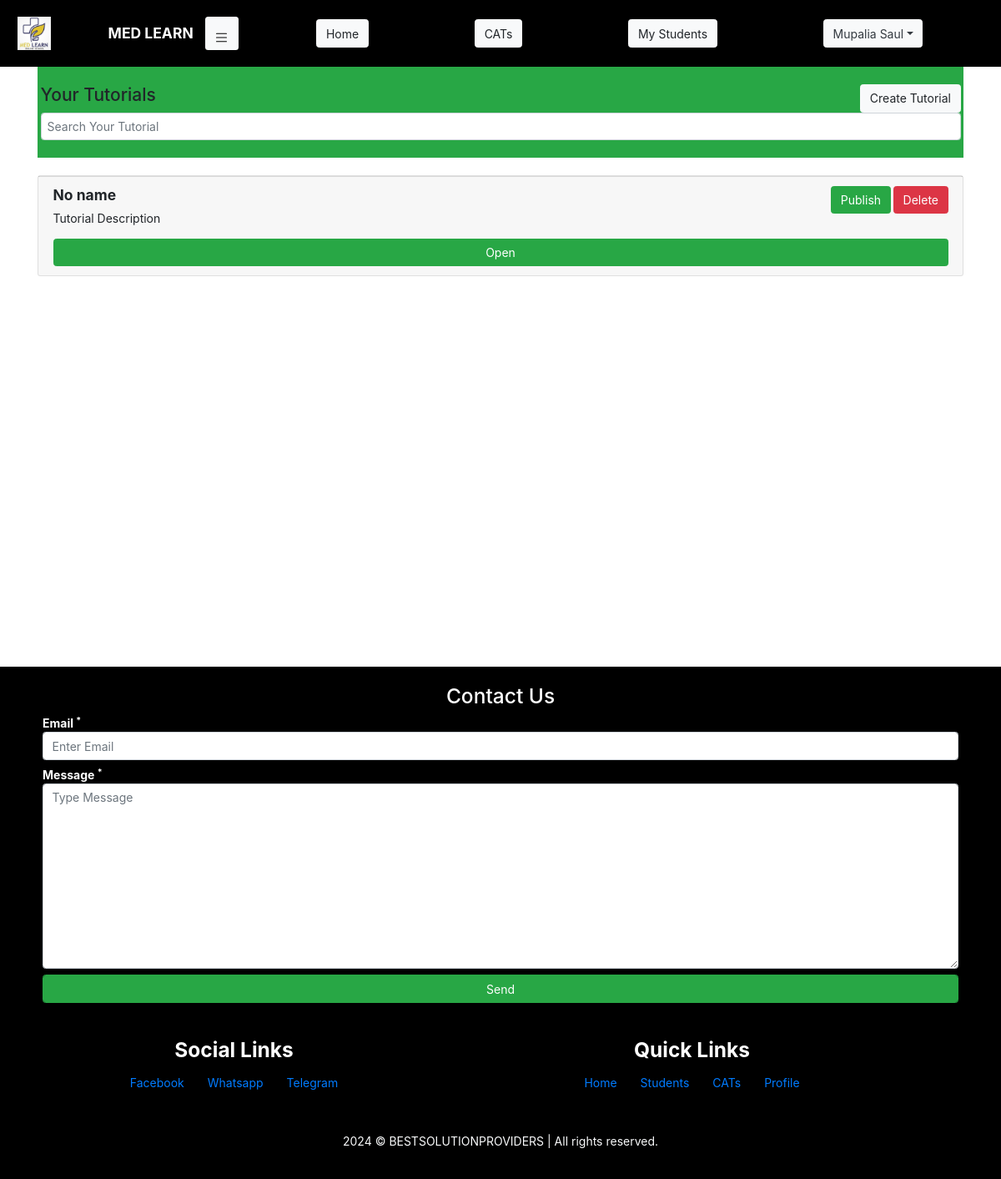
/Author/Dashboard/ (signed in), run on an earlier commit of the app's database.
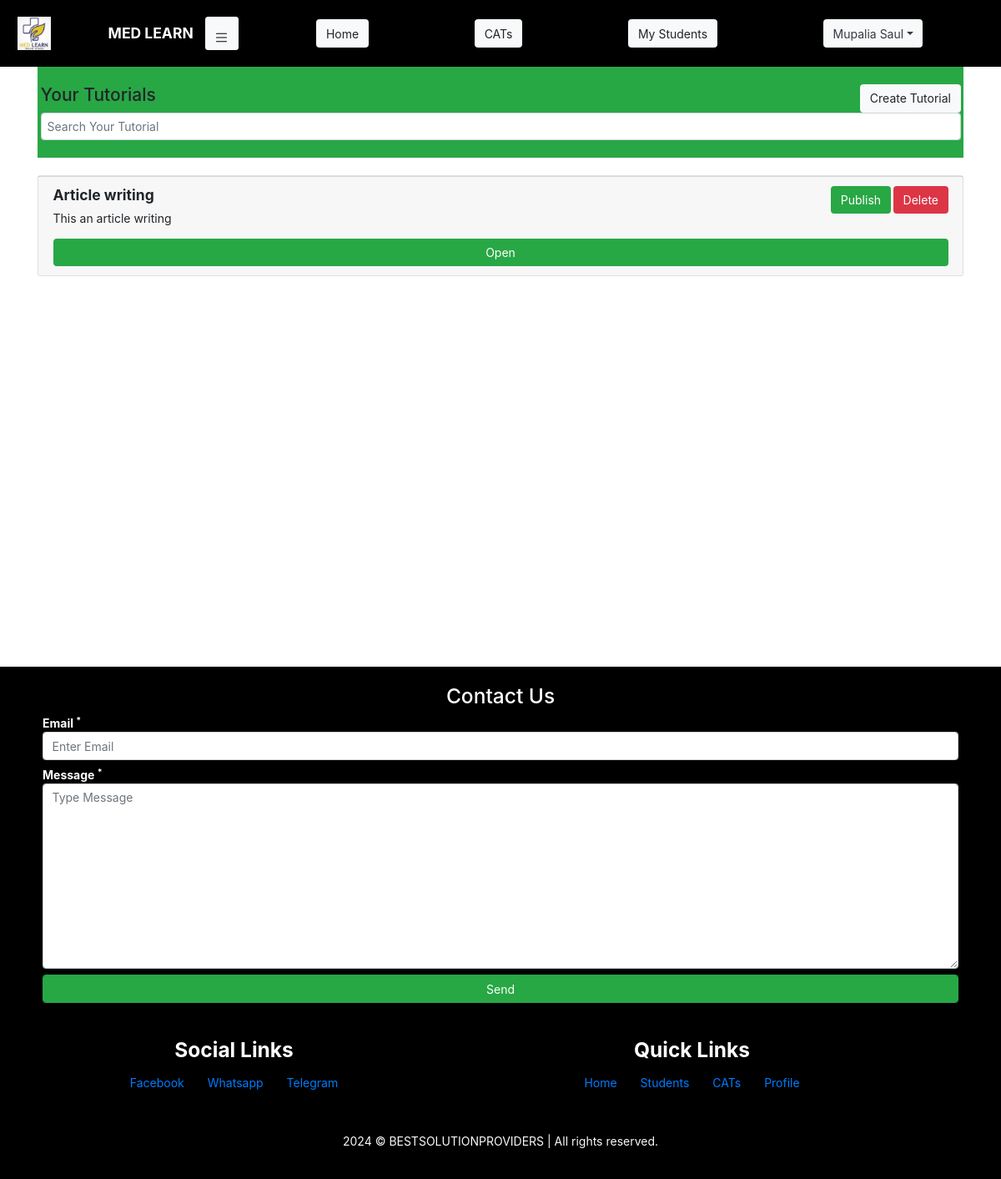
And on a later commit of the database.
### student/models.py (models this page shows, shortened)
class User(AbstractUser):
    phone = models.PositiveIntegerField(null=True, unique=True)
    are_you_a_student = models.BooleanField(default=True)

class Tutorial(models.Model):
    user = models.ForeignKey(User, null=True, on_delete=models.CASCADE)
    name = models.CharField(max_length=255, null=True, )
    description = models.TextField(max_length=250, null=True, )
    is_published = models.BooleanField(default=False)

### author/views.py (the view)
# urls.py: path('Dashboard/', views.dashboard_index_author, name='author-dashboard-url'),
@login_required(login_url='home-url')
def dashboard_index_author(request):
    user = User.objects.get(id=request.user.id)
    if not user.are_you_a_student:
        my_tutorials = Tutorial.objects.filter(
            user_id=request.user.id
        )
        context = {
            'my_tutorials': my_tutorials,
        }
        return render(request, 'author/index.html', context)
    else:
        messages.error(request, "Logged in as Student!")
        return redirect('student-dashboard-url')

### templates/author/index.html (shortened to what this page needs)
{% load static %}
<!DOCTYPE html>
<html lang="en">
<head>
    <link rel="stylesheet" href="{% static 'css/global.css' %}">
    <link rel="stylesheet" href="{% static 'css/student-index.css' %}">
    <link rel="stylesheet" href="{% static 'bootstrap/css/bootstrap.css' %}">
</head>
<body class="">
{% include 'author/header.html' %}
{% if my_tutorials %}
    <section class="tutorial-container container">
        <div class="tutorial-container-header bg-success pt-4 pb-4 pr-1 pl-1">
            <h4>
                Your Tutorials
                <button id="create-tutorial-pop-up-show-btn" class="float-right btn btn-light">Create Tutorial</button>
            </h4>
            <input class="p-2 form-control" type="text" id="search" placeholder="Search Your Tutorial">
        </div>
        <div class="tutorial-container-card-holder flex pt-4 pb-4">
            {% for tutorial in my_tutorials %}
                <div class="card">
                    <div class="card-footer">
                        <h5 class="font-weight-bolder">
                            {{ tutorial.name }}
                            {% if tutorial.is_published %}
                                <a class="btn btn-danger float-right" href="{% url 'conceal-publish-tutorial-url' tutorial.id %}">Conceal</a>
                            {% else %}
                                <a class="btn btn-danger float-right ml-1" href="{% url 'delete-tutorial-url' tutorial.id %}">Delete</a>
                                <a class="btn btn-success float-right" href="{% url 'conceal-publish-tutorial-url' tutorial.id %}">Publish</a>
                            {% endif %}
                        </h5>
                        <p>{{ tutorial.description|slice:":100" }}{% if tutorial.description|length > 100 %}...{% endif %}</p>
                        <a class="btn btn-success w-100" href="{% url 'author-tutorial-url' tutorial.id %}">Open</a>
                    </div>
                </div>
            {% endfor %}
        </div>
    </section>
{% else %}
    <h3 class="text-center w-100">You have not published any tutorial.</h3>
    <div class="w-100 d-flex">
        <button id="create-tutorial-pop-up-show-btn" class="btn btn-secondary m-auto">Create Tutorial</button>    </div>
{% endif %}
{% include 'footer.html' %}
</body>
</html>

### templates/author/header.html (shortened to what this page needs)
{% load static %}
<link rel="stylesheet" href="{% static 'css/student-nav.css' %}">
{% if request.user.is_authenticated %}
<section id="header" class="header d-flex">
    <nav id="nav-horizontal" class="nav-horizontal pl-4 row">
        <div id="nav-horizontal-logo-brand-holder" class="logo-nav-brand-holder col-sm-12 col-md-3 d-flex ">
            <img class="logo" src="{% static 'images/logo.jpg' %}" alt="" sizes="" srcset="">
            <p class="navbar-brand flex-grow-1 pr-3">MED LEARN</p>
            <button id="nav-vertical-show-toggler" class="nav-toggler btn btn-light">
                <img class="w-100" src="{% static 'images/bar.svg' %}" alt="MENU">
            </button>
        </div>
        <div class="nav-items-horizontal col-sm-12 col-md-9 d-flex">
            <ul class="list-unstyled d-flex w-100">
                <li>
                    <a class="btn btn-light" href="{% url 'author-dashboard-url' %}">Home</a>
                </li>
                <li>
                    <a class="btn btn-light" href="{% url 'cat-home-url' %}">CATs</a>
                </li>
                <li>
                    <a class="btn btn-light" href="">My Students</a>
                </li>
                <li class=" dropdown">
                    <a class="dropdown-toggle btn btn-light text-dark" role="button" data-toggle="dropdown" aria-expanded="false">{{ request.user.last_name }} {{ request.user.first_name }}</a>
                </li>
            </ul>
        </div>
    </nav>
</section>
{% endif %}

### templates/footer.html (shortened to what this page needs)
<section class="footer">
    <div class="container p-4">
        <h3 class="text-white font-weight-bolde text-center">Contact Us</h3>
        <form class="w-100" action="" method="post">
            <label class="w-100 text-white font-weight-bold" for="send-email">
                Email <sup>*</sup><br>
                <input class="form-control" type="email" name="email" id="send-email" placeholder="Enter Email"
                    required>
            </label> <br>
            <label class="w-100 text-white font-weight-bold" for="send-message">
                Message <sup>*</sup><br>
                <textarea class="form-control" name="message" id="send-message" rows="10" placeholder="Type Message"
                    required></textarea>
            </label><br>
            <input class="form-control btn btn-success" type="submit" value="Send">
        </form>
    </div>
    <div class="container p-4 row">
        <div class="col-md-6 col-sm-12">
            <h3 class="text-white font-weight-bolder text-center">Social Links</h3>
            <nav class="nav justify-content-center">
                <a class="nav-link active" href="#">Facebook</a>
                <a class="nav-link active" href="#">Whatsapp</a>
                <a class="nav-link active" href="#">Telegram</a>
            </nav>
        </div>
        <div class="col-md-6 col-sm-12">
            <h3 class="text-white font-weight-bolder text-center">Quick Links</h3>
            <nav class="nav justify-content-center">
                <a class="nav-link active" href="#">Home</a>
                <a class="nav-link active" href="#">Students</a>
                <a class="nav-link active" href="#">CATs</a>
                <a class="nav-link active" href="#">Profile</a>
            </nav>
        </div>
    </div>
    <div class="container p-4">
        <p class="text-center text-light">
            © BESTSOLUTIONPROVIDERS | All rights reserved.
        </p>
    </div>
</section>

### static/css/global.css (style rules this page uses)
* { margin: 0; padding: 0; font-style: normal; font-size: 14px; }
.footer { width: 100vw; min-height: 30vh; background-color: black; margin-top: 50px; }

### static/css/student-index.css (style rules this page uses)
.tutorial-container .tutorial-container-card-holder { height: 70vh; overflow: auto; }

### static/css/student-nav.css (style rules this page uses)
.header { width: 100vw; background-color: black; }
.nav-toggler { width: 40px; height: 40px; margin: auto; border: none; display: flex; }
.nav-toggler img { width: 100%; height: 100%; margin: auto; }
.header .nav-horizontal { min-height: 10vh; width: 100vw; }
.header .nav-horizontal .logo-nav-brand-holder img { width: 40px; height: 40px; margin: auto; }
.header .nav-horizontal .logo-nav-brand-holder p { text-align: right; margin: auto; color: white; font-weight: bolder; border-right: 20px; }
.header .nav-horizontal .nav-items-horizontal ul { height: 100%; }
.header .nav-horizontal .nav-items-horizontal ul li { width: fit-content; margin: auto; text-align: right; }

What changed in the data, as far as the page shows it:
removed Tutorial: name "No name", is_published "Delete", description "Tutorial Description"
added Tutorial: name "Article writing", is_published "Delete", description "This an article writing"
